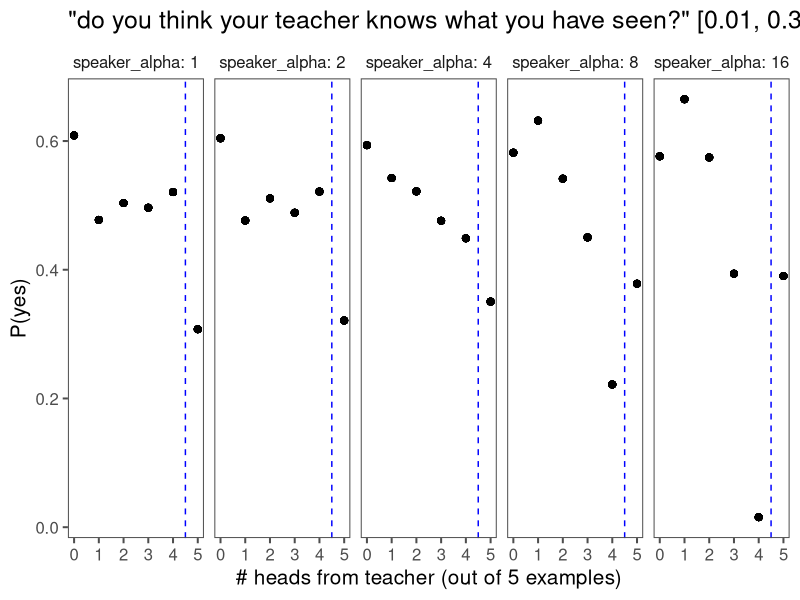
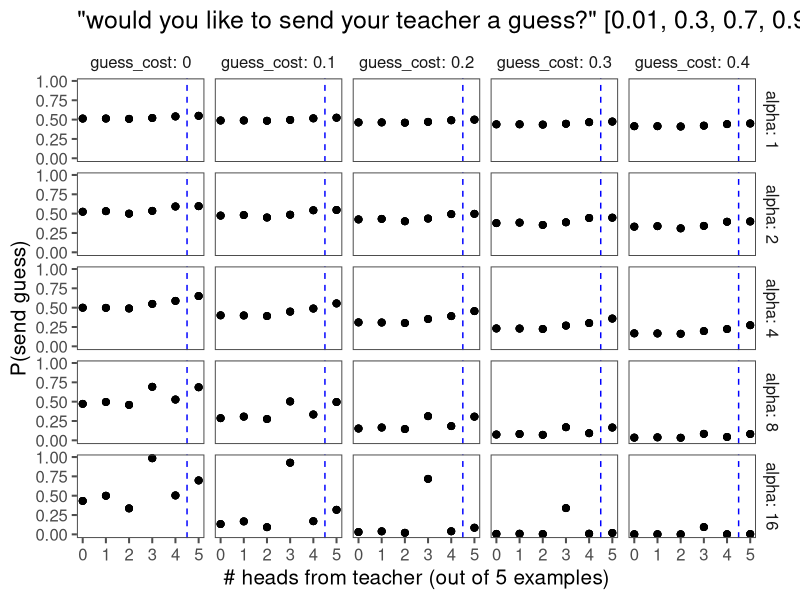
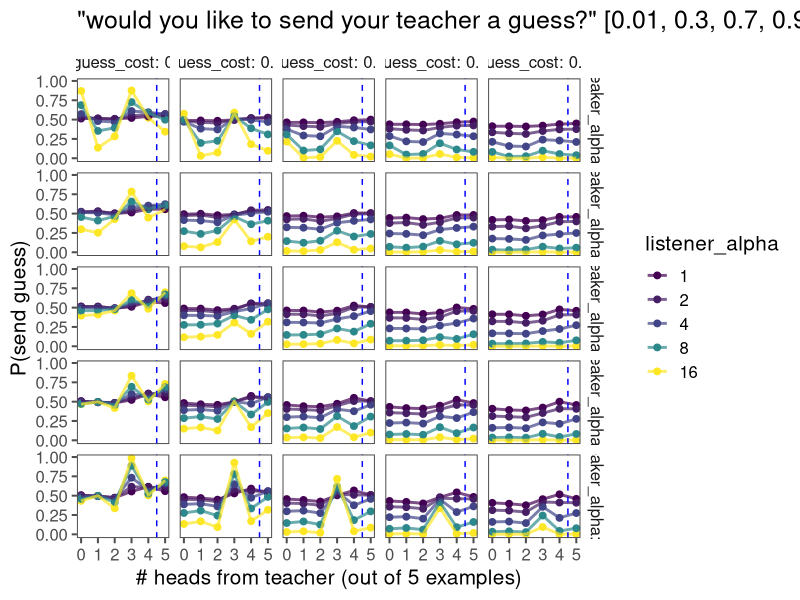
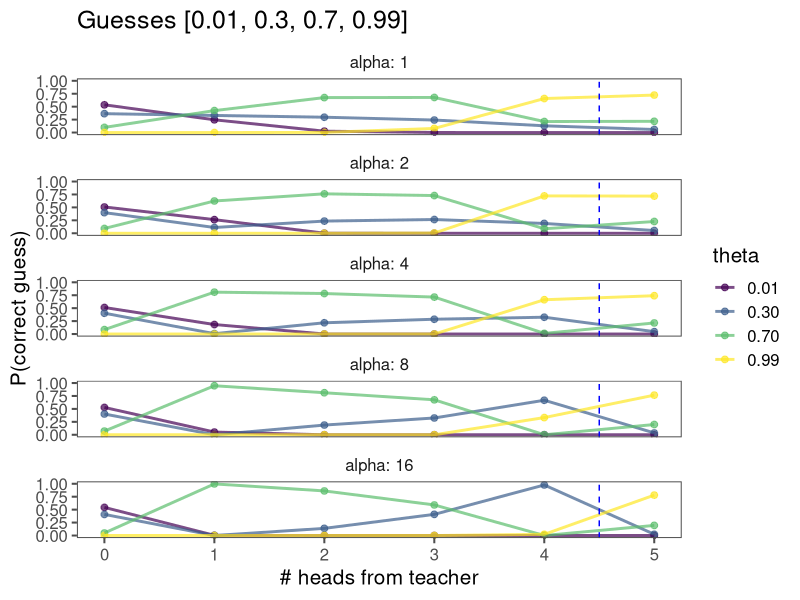
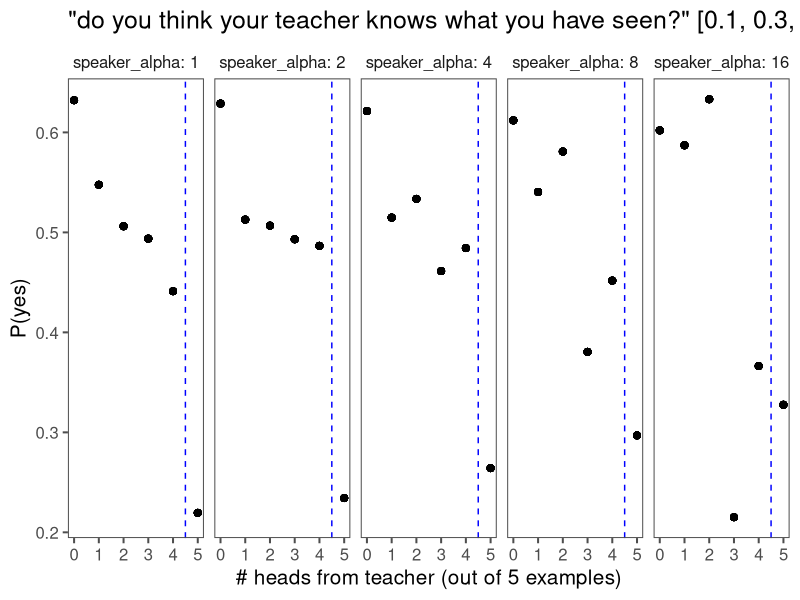
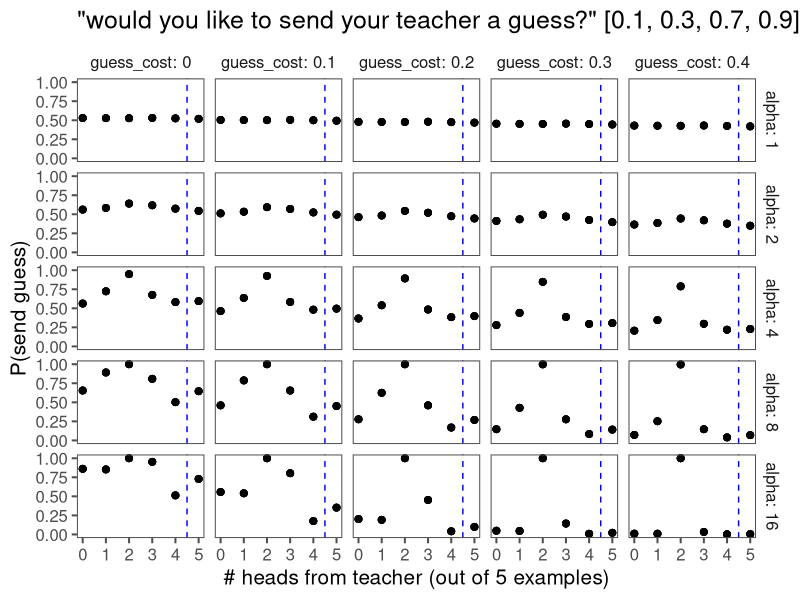
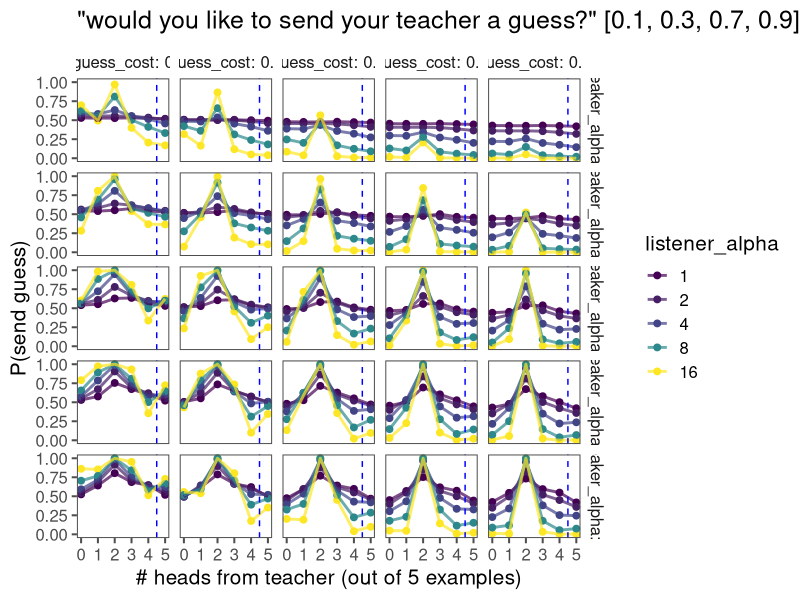
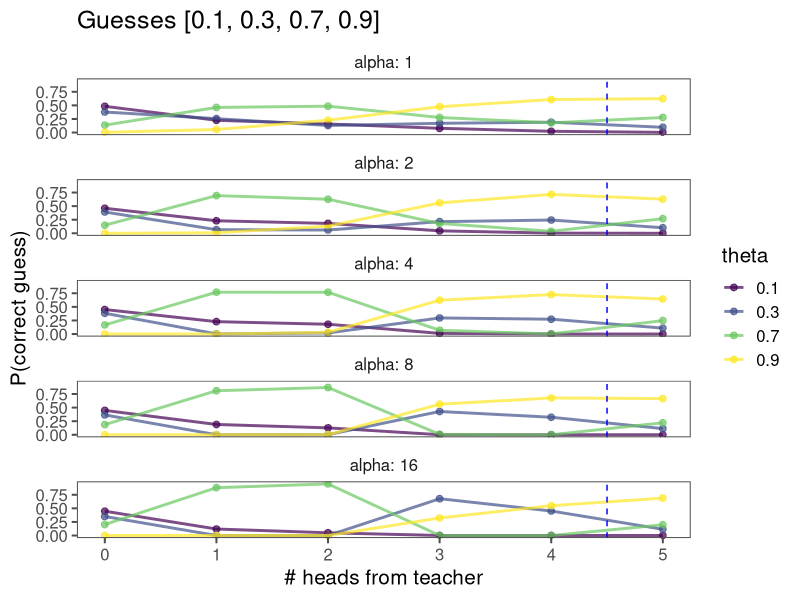

Write R code to recreate these figures, in order.
library(here)
library(tidyverse)
library(ggthemes)

theme_set(theme_few(base_size = 15))

n.ex.teacher = 5

# 0.01 and 0.99

d.model <- read.csv(here("model/learner/output/combined_0.01_0.99_new.csv")) %>% 
  filter(student_a == 9) %>% 
  mutate(
    examples_a = ifelse(student_a == 9, first_examples_a, n.ex.teacher - first_examples_a), 
    examples_b = ifelse(student_a == 9, first_examples_b, n.ex.teacher - first_examples_b), 
    theta = ifelse(student_a == 9, theta, 1 - theta) 
  ) %>% 
  rename(feedback = feedback_choice) %>% 
  select(c(speaker_alpha, listener_alpha, guess_cost, theta, student_a, student_b, examples_a, examples_b, teacher_knowledge, feedback, first_guess))

ggplot(data = d.model %>% filter(guess_cost == 0), aes(x = examples_a, y = teacher_knowledge)) +
  geom_point(size = 2) +
  geom_vline(xintercept = 0.9 * 5, color = 'blue', linetype = "dashed") + 
  facet_wrap(~speaker_alpha, ncol = length(unique(d.model$speaker_alpha)), labeller = labeller(.rows = label_both)) + 
  labs(x = "# heads from teacher (out of 5 examples)", y = "P(yes)", title = "\"do you think your teacher knows what you have seen?\" [0.01, 0.3, 0.7, 0.99]")

ggplot(data = d.model %>% filter(speaker_alpha == listener_alpha) %>% rename(alpha = speaker_alpha), aes(x = examples_a, y = feedback)) +
  geom_point(size = 2) +
  geom_vline(xintercept = 0.9 * 5, color = 'blue', linetype = "dashed") + 
  facet_grid(alpha ~ guess_cost, labeller = labeller(.rows = label_both, .cols = label_both)) + 
  labs(x = "# heads from teacher (out of 5 examples)", y = "P(send guess)", title = "\"would you like to send your teacher a guess?\" [0.01, 0.3, 0.7, 0.99]")

ggplot(data = d.model %>% filter(theta == 0.3, student_a == 9), aes(x = examples_a, y = feedback, col = listener_alpha, group = listener_alpha)) +
  geom_point(size = 2) +
  geom_path(size = 1, alpha = 0.7) + 
  geom_vline(xintercept = 0.9 * 5, color = 'blue', linetype = "dashed") + 
  scale_color_viridis_c(guide = "legend", breaks = c(1, 2, 4, 8, 16)) +
  facet_grid(speaker_alpha ~ guess_cost, labeller = labeller(.rows = label_both, .cols = label_both)) + 
  labs(x = "# heads from teacher (out of 5 examples)", y = "P(send guess)", title = "\"would you like to send your teacher a guess?\" [0.01, 0.3, 0.7, 0.99]")

ggplot(data = d.model %>% filter(speaker_alpha == listener_alpha, guess_cost == 0) %>% rename(alpha = speaker_alpha), aes(x = examples_a, y = first_guess, col = theta, group = theta)) + 
  geom_point(size = 2, alpha = 0.7) + 
  geom_path(size = 1, alpha = 0.7) + 
  geom_vline(xintercept = 0.9 * 5, color = 'blue', linetype = "dashed") + 
  scale_color_viridis_c(guide = "legend", breaks = c(0.01, 0.3, 0.7, 0.99)) +
  facet_wrap(~alpha, ncol = 1, labeller = labeller(.rows = label_both)) + 
  labs(x = "# heads from teacher", y = "P(correct guess)", title = "Guesses [0.01, 0.3, 0.7, 0.99]")


# 0.1 and 0.9

d.model <- read.csv(here("model/learner/output/combined_0.1_0.9_new.csv")) %>% 
  filter(student_a == 9) %>% 
  mutate(
    examples_a = ifelse(student_a == 9, first_examples_a, n.ex.teacher - first_examples_a), 
    examples_b = ifelse(student_a == 9, first_examples_b, n.ex.teacher - first_examples_b), 
    theta = ifelse(student_a == 9, theta, 1 - theta) 
  ) %>% 
  rename(feedback = feedback_choice) %>% 
  select(c(speaker_alpha, listener_alpha, guess_cost, theta, student_a, student_b, examples_a, examples_b, teacher_knowledge, feedback, first_guess))

ggplot(data = d.model %>% filter(guess_cost == 0), aes(x = examples_a, y = teacher_knowledge)) +
  geom_point(size = 2) +
  geom_vline(xintercept = 0.9 * 5, color = 'blue', linetype = "dashed") + 
  facet_wrap(~speaker_alpha, ncol = length(unique(d.model$speaker_alpha)), labeller = labeller(.rows = label_both)) + 
  labs(x = "# heads from teacher (out of 5 examples)", y = "P(yes)", title = "\"do you think your teacher knows what you have seen?\" [0.1, 0.3, 0.7, 0.9]")

ggplot(data = d.model %>% filter(speaker_alpha == listener_alpha) %>% rename(alpha = speaker_alpha), aes(x = examples_a, y = feedback)) +
  geom_point(size = 2) +
  geom_vline(xintercept = 0.9 * 5, color = 'blue', linetype = "dashed") + 
  facet_grid(alpha ~ guess_cost, labeller = labeller(.rows = label_both, .cols = label_both)) + 
  labs(x = "# heads from teacher (out of 5 examples)", y = "P(send guess)", title = "\"would you like to send your teacher a guess?\" [0.1, 0.3, 0.7, 0.9]")

ggplot(data = d.model %>% filter(theta == 0.3, student_a == 9), aes(x = examples_a, y = feedback, col = listener_alpha, group = listener_alpha)) +
  geom_point(size = 2) +
  geom_path(size = 1, alpha = 0.7) + 
  geom_vline(xintercept = 0.9 * 5, color = 'blue', linetype = "dashed") + 
  scale_color_viridis_c(guide = "legend", breaks = c(1, 2, 4, 8, 16)) +
  facet_grid(speaker_alpha ~ guess_cost, labeller = labeller(.rows = label_both, .cols = label_both)) + 
  labs(x = "# heads from teacher (out of 5 examples)", y = "P(send guess)", title = "\"would you like to send your teacher a guess?\" [0.1, 0.3, 0.7, 0.9]")

ggplot(data = d.model %>% filter(speaker_alpha == listener_alpha, guess_cost == 0) %>% rename(alpha = speaker_alpha), aes(x = examples_a, y = first_guess, col = theta, group = theta)) + 
  geom_point(size = 2, alpha = 0.7) + 
  geom_path(size = 1, alpha = 0.7) + 
  geom_vline(xintercept = 0.9 * 5, color = 'blue', linetype = "dashed") + 
  scale_color_viridis_c(guide = "legend", breaks = c(0.1, 0.3, 0.7, 0.9)) +
  facet_wrap(~alpha, ncol = 1, labeller = labeller(.rows = label_both)) + 
  labs(x = "# heads from teacher", y = "P(correct guess)", title = "Guesses [0.1, 0.3, 0.7, 0.9]")
